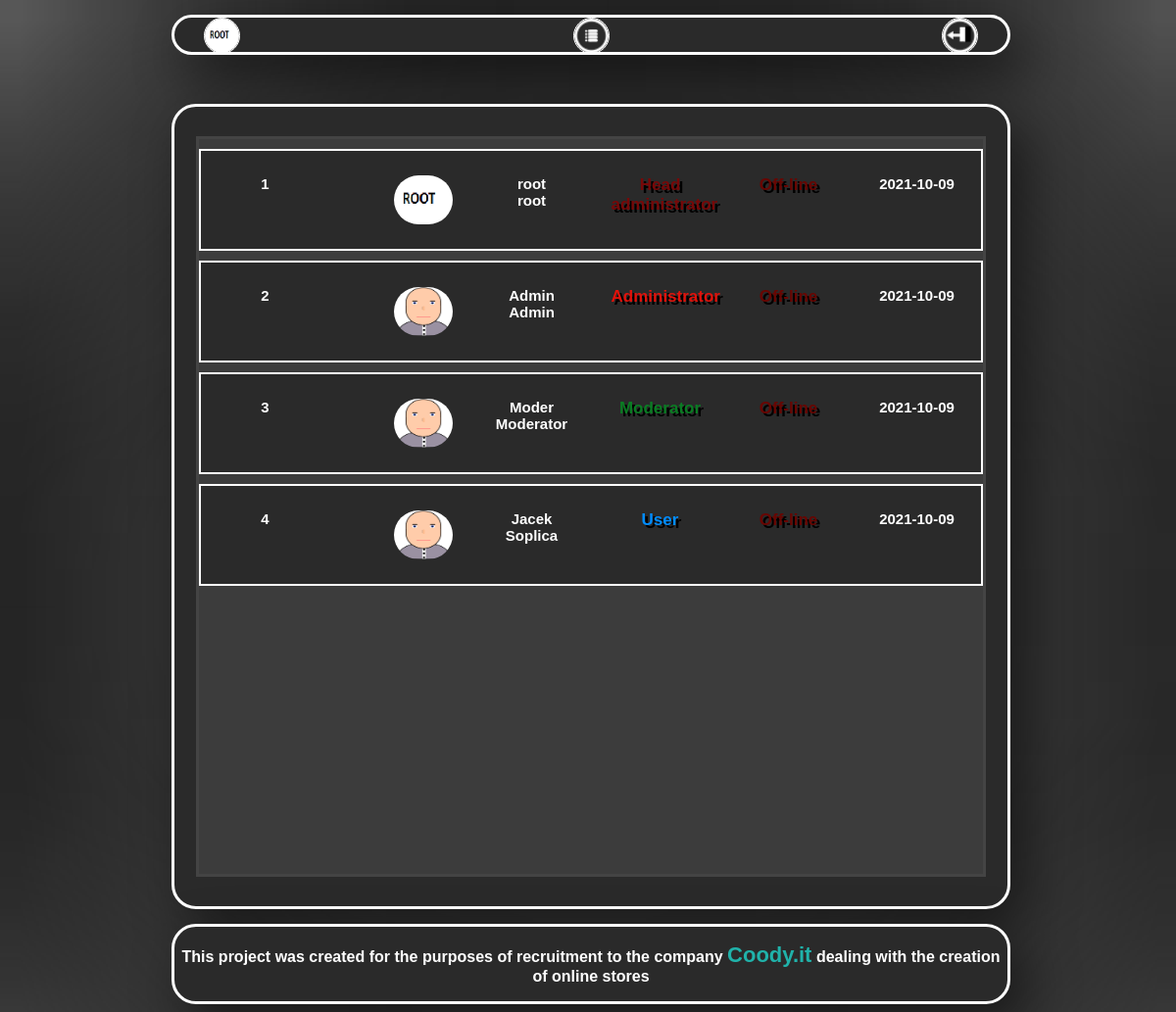
Page /user_list_side.php (signed in) on the committed database.
### tables this page shows
CREATE TABLE `users_db` (
  `ID` int(11) NOT NULL,
  `Name` varchar(24) NOT NULL,
  `Surname` varchar(24) NOT NULL,
  `Email` varchar(30) NOT NULL,
  `Password` varchar(24) NOT NULL,
  `Join_Date` date NOT NULL DEFAULT current_timestamp(),
  `Images_url` text NOT NULL,
  `Online` int(11) NOT NULL
);

### user_list_side.php (the view, shortened to what this page needs)
<!DOCTYPE html>
<html lang="pl">
    <head>
        <link href="user_list_style.css?<?=filemtime("user_list_style.css")?>" rel="stylesheet" type="text/css" />
    </head>
    <body>
        <div id="contener">
            <div id="header">
                <div id="link_contener">
                <?php
                        if($_SESSION['img'] == Null)
                            echo '<a id="user_go_profil" href="profil_side.php"><img class="image_header_icon" title="Profil side" alt="Go back to profil icon" src="User_profils\default_profil\default.png"></a>';
                        else
                        {
                            $pathi = "User_profils\\". $_SESSION['id'] ."\\".$_SESSION['img'];
                            echo "<a id='user_go_profil' href='profil_side.php'><img class='image_header_icon' title='Profil side' alt='Go back to profil icon' src='$pathi'></a>";
                        }
                    ?>
                    <a id="user_go_tickets" href="ticket_side.php"><img class="image_header_icon" title="Ticket side" alt="Go to tickets icon" src="images/icon_link/tickets.png"></a>
                    <a class="user_logout" href="logout.php"> <img class="image_header_icon" title="Log out" alt="Log out icon"src="images/icon_link/logout.png"></a>
                </div>
            </div>
            <div id="main">
                <div id="contener_for_list">
                    <?php
                          require_once "connect_mysql.php";
                          $listuser = [];
                          $db = @mysqli_connect($host , $username, $userpassword, $namedb);
                          if(!$db)
                              echo '<br><div id="error_contener"> Warning: Database not connected!</div><br>';
                          else
                          {
                            $sql = "SELECT * FROM users_db";
                            if($result = $db->query($sql))
                            {
                                $user_number = $result->num_rows;
                                if($user_number >=1)
                                {
                                    foreach ($result as $item) {
                                        $listuser[$item['ID']] =  $item;
                                        $uemail =  $item['Email'];
                                        $rsql = "SELECT * FROM admins_db WHERE Email='$uemail'";
                                        if($rangresult = $db->query($rsql))
                                        {
                                            $admins_number = $rangresult->num_rows;
                                            if($admins_number ==1)
                                            {
                                                $data = $rangresult->fetch_assoc();
                                                $listuser[$item['ID']]['Rangs'] = $data['Rang_strong'];
                                            }
                                            else
                                                $listuser[$item['ID']]['Rangs'] =0;
                                        }
                                    }
                                }
                            }
                          }
                          foreach ($listuser as $item) {
                            echo '<div id="contener_list">';
                            echo '<div id="user_id_contener">';
                                echo  '<label id="id_label">'.$item['ID'].'</label>';
                            echo '</div>';
                            echo '<div id="user_image_contener">';
                            if(!empty($item['Images_url']))
                                $srcim = "User_profils\\". $item['ID']."\\" . $item['Images_url'];
                            else
                                $srcim = 'User_profils\default_profil\default.png';
                            $s = "'User-".$item['ID']."'";
                            echo '<form  name="'.$s.'" id="user_name_ticket" action="profil_user.php" method="get">';
                                echo '<input name ="image_inputs" type="image" id="image_user_in_list"  src="'.$srcim.'" alt="Submit Form"/>';
                            echo '</form>';
                            echo '</div>';
                            echo '<div id="user_name_contener">';
                                $d = "'User-".$item['ID']."'";
                                echo '<form  name='.$d.' id="user_name_ticket" action="profil_user.php" method="get">';
                                    echo '<a id = "name_surname_label" onclick="document.forms['.$d.'].submit();">'.$item['Name'].'<br>'.$item['Surname'].'</a>';
                                echo '</form>';
                            echo '</div>';
                            echo '<div id="user_rang_contener">';
                                if($item['Rangs'] == 0)
                                    echo  '<label id="rang_style_user">User</label>';
                                if($item['Rangs'] == 1)
                                    echo  '<label id="rang_style_moderator">Moderator</label>';
                                if($item['Rangs'] == 2)
                                    echo  '<label id="rang_style_admin">Administrator</label>';
                                if($item['Rangs'] == 3)
                                    echo  '<label id="rang_style_headadmin">Head administrator</label>';
                            echo '</div>';
                            echo '<div id="user_status_contener">';
                                if($item['Online'] == 1)
                                    echo '<label id="user_online">On-line</label>';
                                else
                                    echo '<label id="user_offline">Off-line</label>';
                            echo '</div>';
                            echo '<div id="user_joindate_contener">';
                                echo '<label  id="join_date_label">'.$item['Join_Date'].'</label>';
                            echo '</div> ';
                        echo '</div>';
                        }
                    ?>
                </div>
            </div>
            <div id="footer">
                <p>This project was created for the purposes of recruitment to the company <a id ="Link_coody"href="https://coody.it/">Coody.it</a> dealing with the creation of online stores</p>
            </div>
        </div>
    </body>
</html>

### user_list_style.css (style rules this page uses)
* { font-family: sans-serif; }
#Link_coody { color:lightseagreen; text-decoration: none; font-size: 22px; }
body { width: 850px; min-height: 670px; background-image: url("images/tail.png"); background-repeat: repeat-y; background-size: 100%; margin-left:auto; margin-right:auto; background-attachment:fixed; }
#header { font-weight: bolder; text-decoration: none; height: 35px; width: 100%; box-shadow: 15px 20px 50px rgba(0, 0, 0, 0.5); margin-top: 15px; border:3px solid rgb(255, 255, 255); background-color:rgb(42, 42, 42); border-radius: 25px; margin-bottom: 50px; text-align: center; order: 1; }
#link_contener { margin-left: 30px; margin-right: 30px; display: flex; flex-direction:row; justify-content: space-between; }
.image_header_icon { height: 35px; width: 35px; border: 1px solid white; border-radius: 25px; }
#main { color:white; margin-top:10px; font-size: 15px; min-height: 550px; width: 100%; height: 100%; font-weight: bolder; box-shadow: 15px 20px 50px rgba(0, 0, 0, 0.5); border:3px solid rgb(255, 255, 255); background-color:rgb(42, 42, 42); border-radius: 25px; }
#contener_list { background-color: rgb(42, 42, 42); height: 100px; width: 99.5%; margin-top: 10px; display: inline-flex; flex-direction: row; border: 2px solid white; flex-wrap: nowrap; justify-content:space-around; text-align: center; }
#name_surname_label { cursor: pointer; }
#user_offline { color: rgb(104, 6, 2); font-size: 17px; text-align: center; margin-top:5px; margin-bottom:10px; text-shadow: 3px 3px black; }
#rang_style_user { color: rgb(0, 140, 255); font-size: 17px; text-align: center; margin-bottom: 25px; text-shadow: 3px 3px black; }
#rang_style_moderator { color: rgb(10, 124, 35); font-size: 17px; text-align: center; margin-bottom: 25px; text-shadow: 3px 3px black; }
#rang_style_admin { color: rgb(224, 18, 11); font-size: 17px; text-align: center; margin-bottom: 25px; text-shadow: 3px 3px black; }
#rang_style_headadmin { color: rgb(119, 8, 8); font-size: 17px; text-align: center; margin-bottom: 25px; text-shadow: 3px 3px black; }
#user_id_contener { height: 50px; margin-top: auto; margin-bottom: auto; width: 100px; }
#image_user_in_list { border-radius: 100px; height: 50px; width: 60px; }
#user_image_contener { border-radius: 50px; height: 50px; margin-top: auto; margin-left: 50px; margin-bottom: auto; width: 60px; }
#user_name_contener { height: 50px; margin-top: auto; margin-bottom: auto; width: 100px; }
#user_rang_contener { height: 50px; margin-top: auto; margin-bottom: auto; width: 100px; }
#user_status_contener { height: 50px; margin-top: auto; margin-bottom: auto; width: 100px; }
#user_joindate_contener { height: 50px; margin-top: auto; margin-bottom: auto; width: 100px; }
#contener_for_list { width: 800px; height: 750px; margin-right: auto; margin-left: auto; margin-top: 30px; margin-bottom: 30px; border: 3px solid rgb(68, 68, 68); overflow: auto; background-color: rgba(77, 77, 77, 0.507); }
#footer { font-weight: bolder; color:white; width: 100%; text-align: center; box-shadow: 15px 20px 50px rgba(0, 0, 0, 0.5); margin-top: 15px; border:3px solid rgb(255, 255, 255); background-color:rgb(42, 42, 42); border-radius: 25px; order:3; }

### rows in the picture
users_db: ID "1", Name "root", Surname "root", shows "Head administrator", Online "Off-line", Join_Date "2021-10-09"
users_db: ID "2", Name "Admin", Surname "Admin", shows "Administrator", Online "Off-line", Join_Date "2021-10-09"
users_db: ID "3", Name "Moder", Surname "Moderator", Online "Off-line", Join_Date "2021-10-09"
users_db: ID "4", Name "Jacek", Surname "Soplica", Online "User", Join_Date "2021-10-09"
